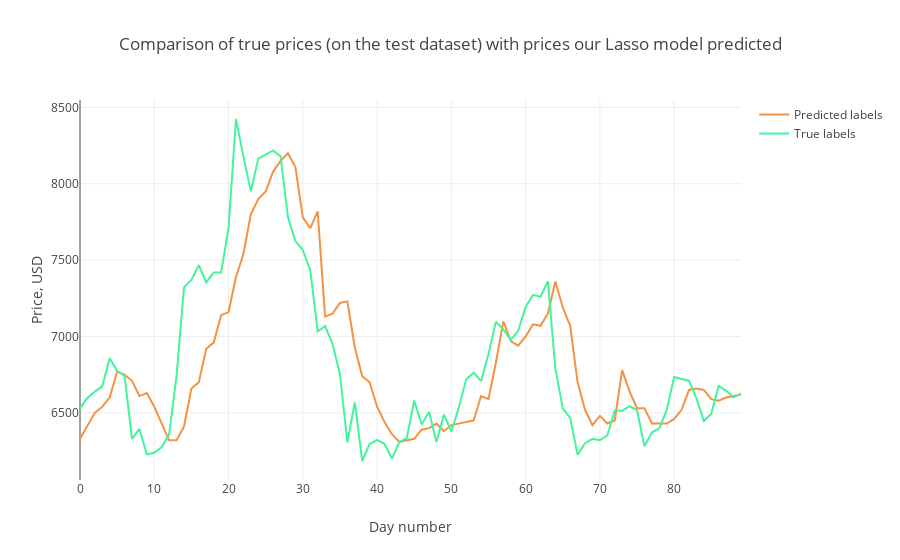

Notebook code for this chart:
### Code cell
'''trace1 = go.Scatter(
    x = np.arange(0, len(Y_pred), 1),
    y = Y_pred.reshape(-1,),
    mode = 'lines',
    name = 'Predicted labels',
    line = dict(color=('rgb(244, 146, 65)'), width=2)
)
trace2 = go.Scatter(
    x = np.arange(0, len(Y_test), 1),
    y = Y_test.reshape(-1,),
    mode = 'lines',
    name = 'True labels',
    line = dict(color=('rgb(66, 244, 155)'), width=2)
)

layout = dict(title = 'Comparison of true prices (on the test dataset) with prices our Lasso model predicted',
             xaxis = dict(title = 'Day number'), yaxis = dict(title = 'Price, USD'))
fig = dict(data=[trace1, trace2], layout=layout)
py.iplot(fig, filename='results_demonstrating0')'''

rmse = round(np.sqrt(mean_squared_error(Y_test,Y_pred)),2)#,Y_test))
mae=round(mean_absolute_error(Y_test,Y_pred),2)
print('Test RMSE:',rmse)
print('MAE:',mae)

df['KNN']=[rmse,mae]
print(df)

### Figure 1 — Plotly figure (JSON) as saved in the notebook; plotly's stock layout.template omitted (floating-point values rounded to 4 significant figures)
{"data": [{"line": {"color": "rgb(244, 146, 65)", "width": 2}, "mode": "lines", "name": "Predicted labels", "type": "scatter", "uid": "0e29bffa-d10e-11e8-b1c2-58fb8490637e", "x": [0, 1, 2, 3, 4, 5, 6, 7, 8, 9, 10, 11, 12, 13, 14, 15, 16, 17, 18, 19, 20, 21, 22, 23, 24, 25, 26, 27, 28, 29, 30, 31, 32, 33, 34, 35, 36, 37, 38, 39, 40, 41, 42, 43, 44, 45, 46, 47, 48, 49, 50, 51, 52, 53, 54, 55, 56, 57, 58, 59, 60, 61, 62, 63, 64, 65, 66, 67, 68, 69, 70, 71, 72, 73, 74, 75, 76, 77, 78, 79, 80, 81, 82, 83, 84, 85, 86, 87, 88, 89], "y": [6330, 6420, 6500, 6540, 6600, 6770, 6750, 6710, 6610, 6630, 6540, 6430, 6320, 6320, 6410, 6660, 6700, 6920, 6960, 7140, 7160, 7390, 7540, 7800, 7900, 7950, 8080, 8150, 8200, 8110, 7780, 7710, 7820, 7130, 7150, 7220, 7230, 6930, 6740, 6700, 6540, 6440, 6360, 6310, 6320, 6330, 6390, 6400, 6430, 6380, 6420, 6430, 6440, 6450, 6610, 6590, 6830, 7100, 6970, 6940, 7000, 7080, 7070, 7150, 7360, 7190, 7070, 6700, 6520, 6420, 6480, 6430, 6450, 6780, 6640, 6530, 6530, 6430, 6430, 6430, 6460, 6520, 6650, 6660, 6650, 6590, 6580, 6600, 6610, 6620]}, {"line": {"color": "rgb(66, 244, 155)", "width": 2}, "mode": "lines", "name": "True labels", "type": "scatter", "uid": "0e29bffb-d10e-11e8-949f-58fb8490637e", "x": [0, 1, 2, 3, 4, 5, 6, 7, 8, 9, 10, 11, 12, 13, 14, 15, 16, 17, 18, 19, 20, 21, 22, 23, 24, 25, 26, 27, 28, 29, 30, 31, 32, 33, 34, 35, 36, 37, 38, 39, 40, 41, 42, 43, 44, 45, 46, 47, 48, 49, 50, 51, 52, 53, 54, 55, 56, 57, 58, 59, 60, 61, 62, 63, 64, 65, 66, 67, 68, 69, 70, 71, 72, 73, 74, 75, 76, 77, 78, 79, 80, 81, 82, 83, 84, 85, 86, 87, 88, 89], "y": [6530.0, 6598.0, 6639.0, 6674.0, 6857.0, 6774.0, 6742.0, 6330.0, 6395.0, 6229.0, 6238.0, 6276.0, 6360.0, 6742.0, 7321.0, 7371.0, 7467.0, 7354.0, 7419.0, 7418.0, 7711.0, 8424.0, 8181.0, 7952.0, 8165.0, 8192.0, 8218.0, 8180.0, 7780.0, 7625.0, 7567.0, 7434.0, 7033.0, 7068.0, 6952.0, 6753.0, 6306.0, 6568.0, 6185.0, 6296.0, 6323.0, 6298.0, 6200.0, 6309.0, 6335.0, 6581.0, 6424.0, 6506.0, 6309.0, 6489.0, 6377.0, 6535.0, 6720.0, 6763.0, 6707.0, 6885.0, 7096.0, 7047.0, 6978.0, 7038.0, 7193.0, 7273.0, 7260.0, 7362.0, 6793.0, 6529.0, 6467.0, 6226.0, 6301.0, 6330.0, 6321.0, 6352.0, 6517.0, 6513.0, 6543.0, 6517.0, 6281.0, 6371.0, 6399.0, 6520.0, 6735.0, 6722.0, 6711.0, 6595.0, 6446.0, 6495, 6677.0, 6644.0, 6602.0, 6626.0]}], "layout": {"title": "Comparison of true prices (on the test dataset) with prices our Lasso model predicted", "xaxis": {"title": "Day number"}, "yaxis": {"title": "Price, USD"}}}
